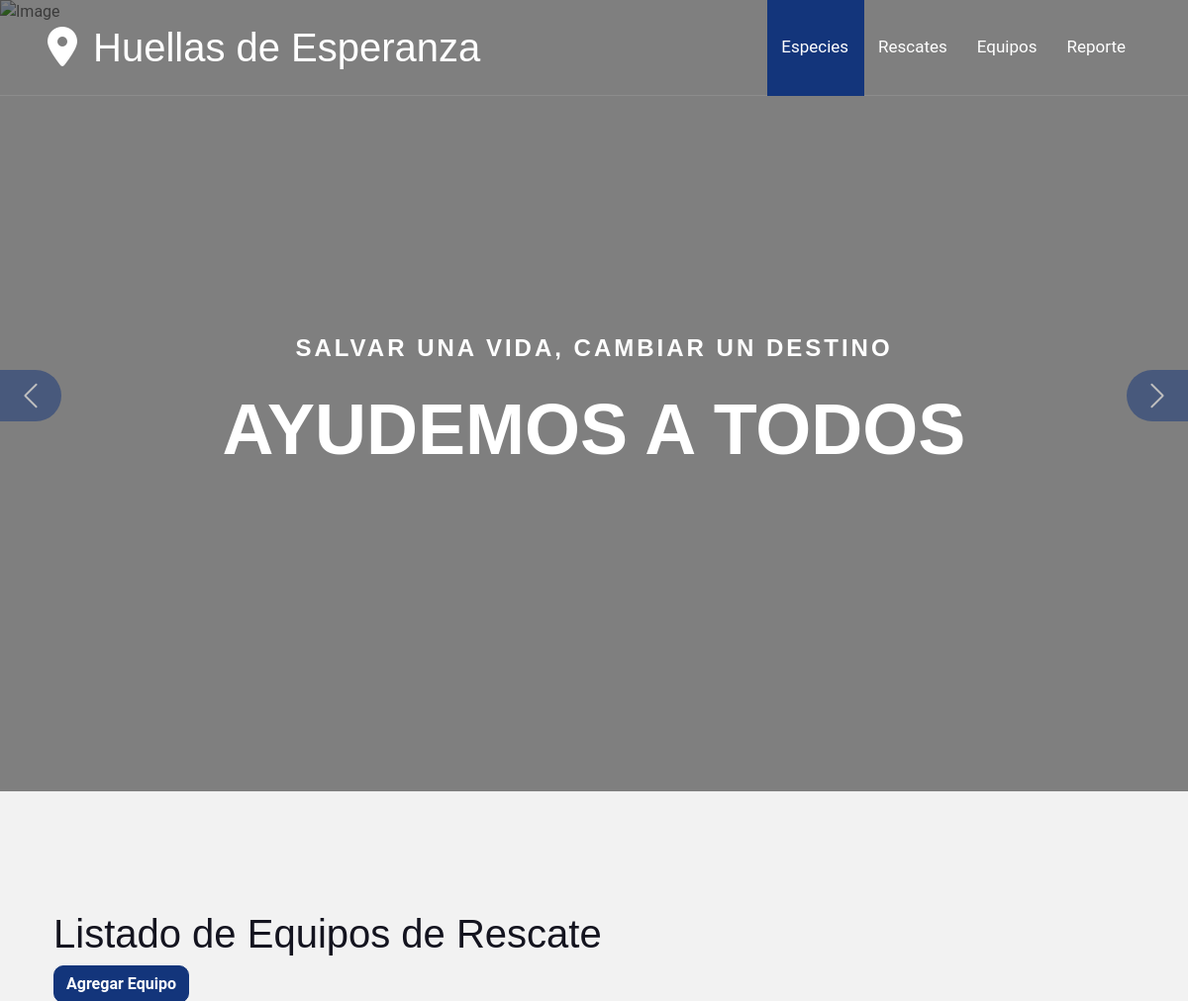
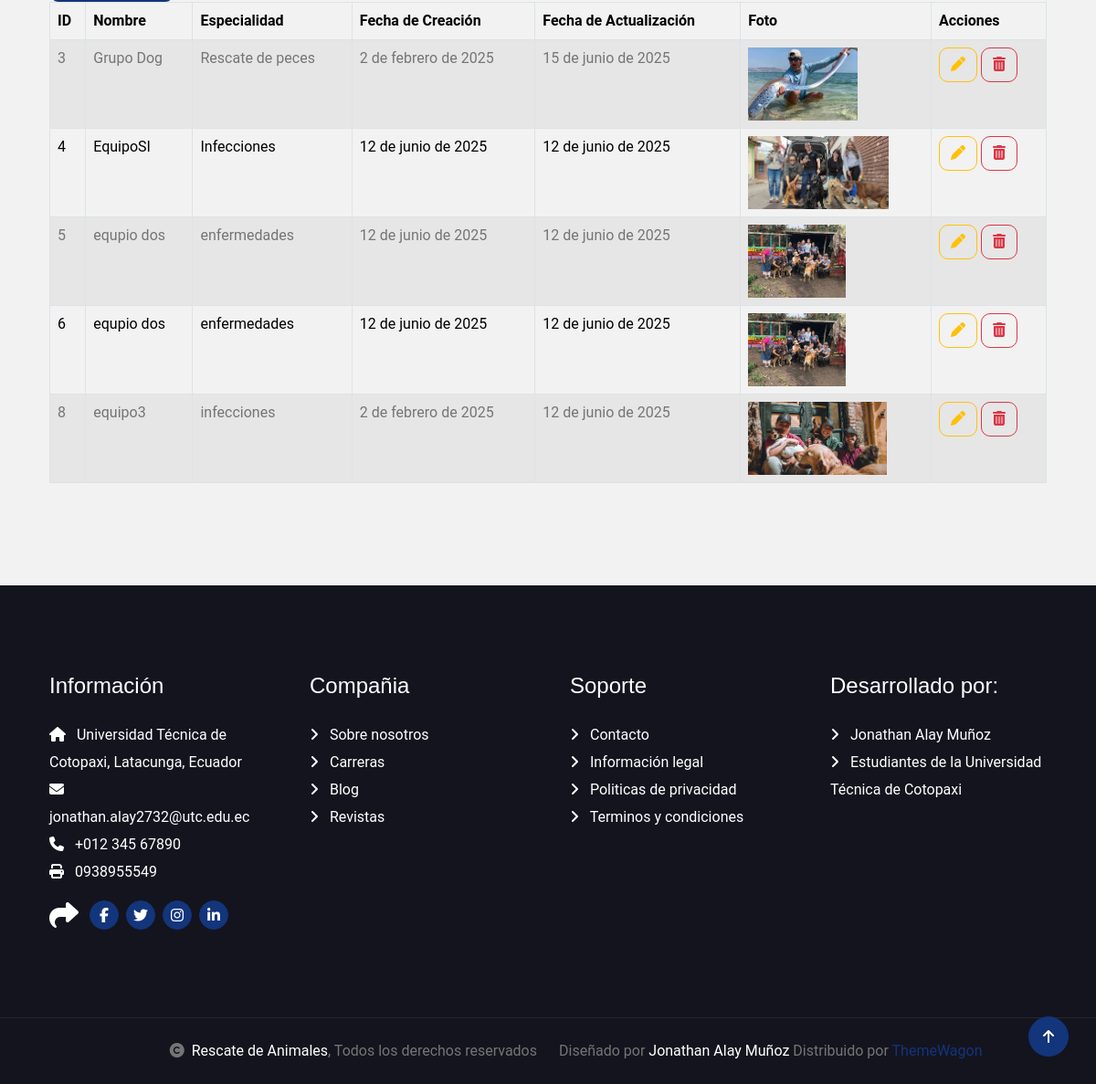
Screenshot of /equipo/ with the database file from the repository (2 pictures, top to bottom).
### Aplicaciones/Animales/models.py (models this page shows, shortened)
class EquipoRescate(models.Model):
    nombre = models.CharField(max_length=100)
    especialidad = models.CharField(max_length=100)
    foto_equipo = models.ImageField(upload_to='equipos/', default='equipos/default.jpg')
    fecha_creacion = models.DateField(null=True, blank=True)
    fecha_actualizacion = models.DateField(auto_now=True)

### Aplicaciones/Animales/views.py (the view)
# urls.py: path('equipo/', views.equipo),
def equipo(request):
    equipos = EquipoRescate.objects.all()
    return render(request, "equipo.html", {'equipos': equipos})

### Aplicaciones/Animales/templates/equipo.html (shortened to what this page needs)
{% extends './plantilla.html' %}
{% block contenido %}
<br>
<h1>Listado de Equipos de Rescate</h1>
<a href="/nuevoEquipo/" class="btn btn-primary">Agregar Equipo</a>
<table class="table table-bordered table-striped table-hover" id="tbl_equipos">
    <thead>
        <tr>
            <th>ID</th>
            <th>Nombre</th>
            <th>Especialidad</th>
            <th>Fecha de Creación</th>
            <th>Fecha de Actualización</th>
            <th>Foto</th>
            <th>Acciones</th>
        </tr>
    </thead>
    <tbody>
        {% for e in equipos %}
        <tr>
            <td>{{ e.id }}</td>
            <td>{{ e.nombre }}</td>
            <td>{{ e.especialidad }}</td>
            <td>{{ e.fecha_creacion }}</td>
            <td>{{ e.fecha_actualizacion }}</td>
            <td>
                {% if e.foto_equipo %}
                    <img src="{{ e.foto_equipo.url }}" height="80px" alt="">
                {% else %}
                    Sin foto
                {% endif %}
            </td>
            <td>
                <a href="/editarEquipo/{{ e.id }}" class="btn btn-outline-warning"><i class="fa fa-pen"></i></a>
                <a href="#" onclick="eliminarEquipo('{{ e.id }}');" class="btn btn-outline-danger"><i class="fa fa-trash"></i></a>
            </td>
        </tr>
        {% endfor %}
    </tbody>
</table>
{% endblock %}

### RescateJA/static/plantilla/travela/css/style.css (style rules this page uses)
.btn { font-weight: 600; transition: .5s; }
.btn.btn-primary { box-shadow: inset 0 0 0 0 var(--bs-primary); }

### rows the page displays
EquipoRescate: id "3", nombre "Grupo Dog", especialidad "Rescate de peces", fecha_creacion "2 de febrero de 2025", fecha_actualizacion "15 de junio de 2025", foto_equipo (picture)
EquipoRescate: id "4", nombre "EquipoSI", especialidad "Infecciones", fecha_creacion "12 de junio de 2025", fecha_actualizacion "12 de junio de 2025", foto_equipo (picture)
EquipoRescate: id "5", nombre "equpio dos", especialidad "enfermedades", fecha_creacion "12 de junio de 2025", fecha_actualizacion "12 de junio de 2025", foto_equipo (picture)
EquipoRescate: id "6", nombre "equpio dos", especialidad "enfermedades", fecha_creacion "12 de junio de 2025", fecha_actualizacion "12 de junio de 2025", foto_equipo (picture)
EquipoRescate: id "8", nombre "equipo3", especialidad "infecciones", fecha_creacion "2 de febrero de 2025", fecha_actualizacion "12 de junio de 2025", foto_equipo (picture)
